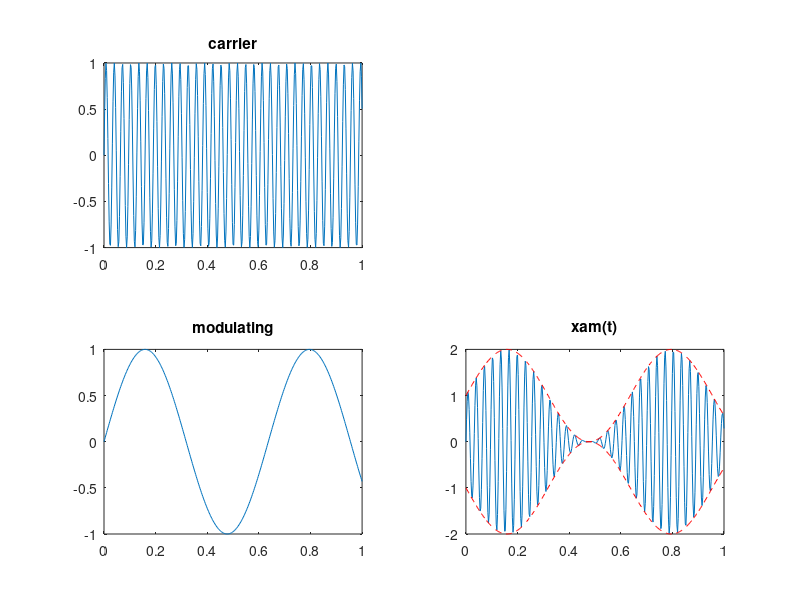

MATLAB code to generate this figure:
t = [0:400]*pi/400; fc = 10; fm = 1/2;
x1t = sin(2*pi*fc*t);
x2t = 0.5 * cos(2*pi*(fc-fm)*t);
x3t = -0.5 * cos(2*pi*(fc+fm)*t);
xam = x1t + x2t + x3t;
carrier = sin(2*pi*fc*t);
modulating = sin(2*pi*fm*t);

subplot(2,2,1),plot(t/pi,carrier); title('carrier');
subplot(2,2,3),plot(t/pi,modulating);title('modulating');
subplot(2,2,4), plot(t/pi,xam); title('xam(t)'); hold on;
plot(t/pi,modulating+1,'--r'); hold on; plot(t/pi, -modulating-1,'--r');